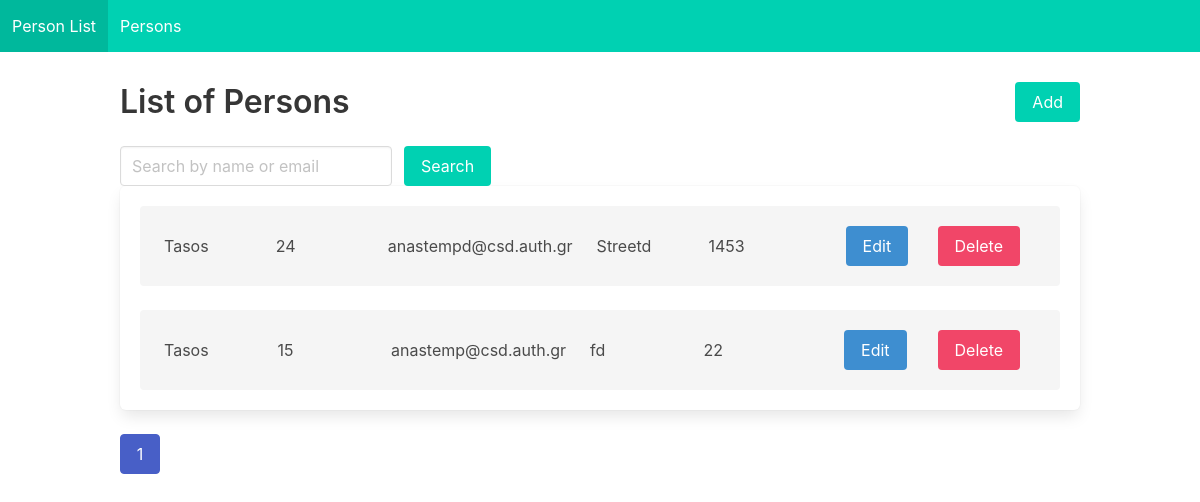
Before: /persons with the older database file.
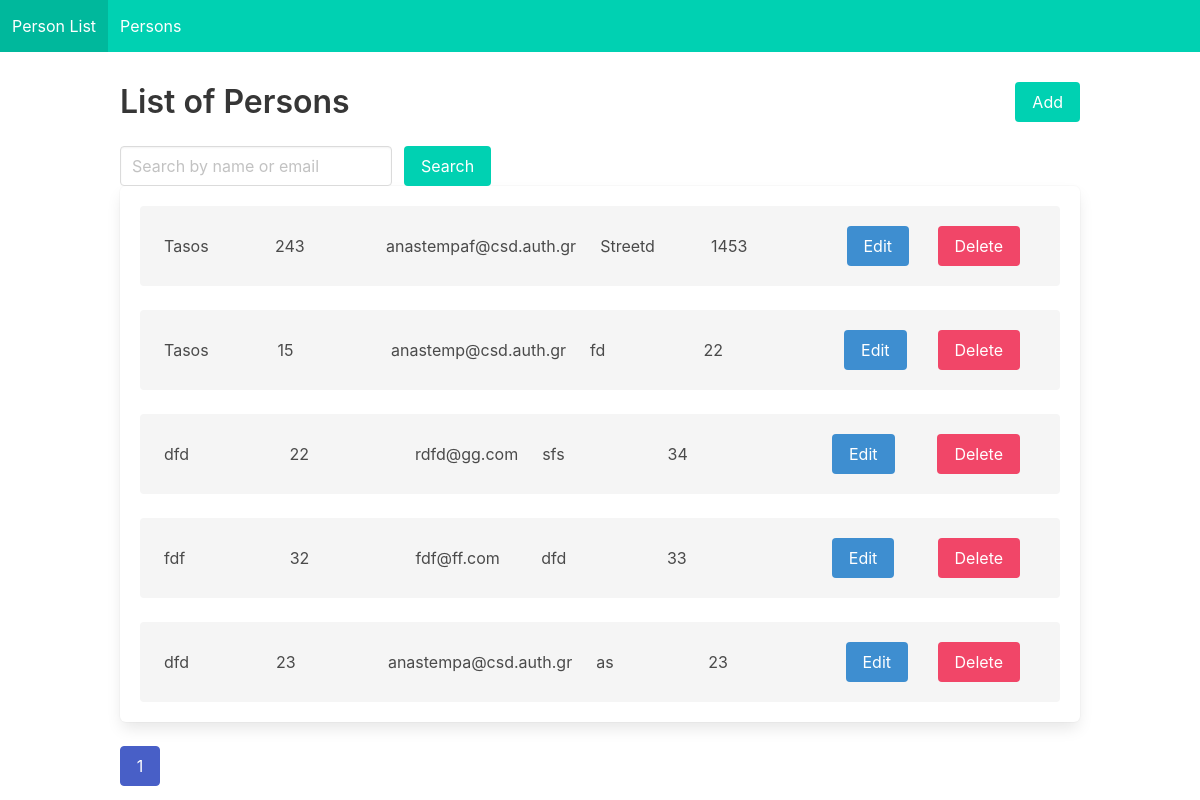
After: the same page with the newer database file.
### app/models.py (models this page shows, shortened)
class Person(db.Model):
    __tablename__ = 'person'
    id = db.Column(db.Integer, primary_key = True)
    name = db.Column(db.String(), nullable = False)
    age = db.Column(db.Integer(), nullable = False)
    email = db.Column(db.String(), unique=True, nullable = False)
    address_id = db.Column(db.Integer, db.ForeignKey('address.id', ondelete='CASCADE'), nullable=False)
    address = db.relationship('Address', backref='person', uselist=False, cascade="all,delete")

class Address(db.Model):
    __tablename__ = 'address'
    id = db.Column(db.Integer, primary_key=True)
    street_name = db.Column(db.String(), nullable=False)
    number = db.Column(db.Integer, nullable=False)

### app/routes.py (the view)
@app.route('/persons', methods=['GET'])
def get_persons_route():
	search_query = request.args.get('search', '') # get the search query from the request
	page = request.args.get('page', 1, type=int) # get the current page from the query parameters or default to 1
	per_page = 10 # set the number of items per page to 10
	persons = get_persons(page,per_page , search_query)
	return render_template('list_person.html', persons=persons)

### app/controllers.py (called while the page is built)
def get_persons(page=1, per_page=10, search_query=None):
    persons = Person.query.filter(or_(Person.name.ilike(f'%{search_query}%'), Person.email.ilike(f'%{search_query}%'))).paginate(page=page, per_page=per_page)
    return persons

### app/templates/list_person.html (shortened to what this page needs)
{% extends 'base.html' %}
{% block content %}
  <div class="columns is-vcentered">
    <div class="column">
      <h1 class="title">List of Persons</h1>
    </div>
    <div class="column is-narrow">
      <a href="{{ url_for('create_person_route') }}" class="button is-primary">Add</a>
    </div>
  </div>
  <form method="GET" action="{{ url_for('get_persons_route') }}">
    <div class="field is-grouped">
      <p class="control">
        <input class="input" type="text" name="search" placeholder="Search by name or email" value="{{ search_query }}">
      </p>
      <p class="control">
        <button class="button is-primary" type="submit">Search</button>
      </p>
    </div>
  </form>
  {% if persons.items %}
  <ul class="box">
    {% for person in persons.items %}
      <li class="notification">
        <div class="columns is-mobile is-vcentered">
          <div class="column">{{ person.name }}</div>
          <div class="column">{{ person.age }}</div>
          <div class="column">{{ person.email }}</div>
          <div class="column">{{ person.address.street_name }}</div>
          <div class="column">{{ person.address.number }}</div>
          <div class="column has-text-right">
            <a href="{{ url_for('update_person_route', person_id=person.id) }}">
              <button class="button is-info" type="submit">Edit</button>
            </a>
          </div>
          <div class="column has-text-right">
            <form method="POST" action="{{ url_for('delete_person_route', person_id=person.id) }}">
              <button class="button is-danger" type="submit">Delete</button>
            </form>
          </div>
        </div>
      </li>
    {% endfor %}
    {% else %}
    <p>No persons available.</p>
    {% endif %}
  </ul>
  <div class="pagination">
    <ul class="pagination-list">
      {% for page in persons.iter_pages() %}
        {% if page %}
          {% if page == persons.page %}
            <li><a class="pagination-link is-current">{{ page }}</a></li>
          {% else %}
            <li><a class="pagination-link" href="{{ url_for('get_persons_route', page=page) }}">{{ page }}</a></li>
          {% endif %}
        {% else %}
          <li><span class="pagination-ellipsis">&hellip;</span></li>
        {% endif %}
      {% endfor %}
    </ul>
  </div>
{% endblock %}

### app/templates/base.html (shortened to what this page needs)
<!DOCTYPE html>
<html>
<head>
    <link rel="stylesheet" href="https://cdn.jsdelivr.net/npm/bulma@0.9.3/css/bulma.min.css">
</head>
<body>
    <nav class="navbar is-primary" role="navigation" aria-label="main navigation">
        <div class="navbar-brand">
            <a class="navbar-item" href="#">
                Person List
            </a>
        </div>
        <div class="navbar-menu">
            <div class="navbar-start">
                <a class="navbar-item" href="{{ url_for('get_persons_route') }}">Persons</a>
            </div>
        </div>
    </nav>
    <div class="container" style="padding-top: 30px;">
        {% block content %}{% endblock %}
    </div>
</body>
</html>

Changed rows visible on the page:
changed Person "Streetd": age "24" → "243"; email "anastempd@csd.auth.gr" → "anastempaf@csd.auth.gr"
added Person: name "dfd", age "22", email "rdfd@gg.com", address.street_name "sfs", address.number "34"
added Person: name "fdf", age "32", email "fdf@ff.com", address.street_name "dfd", address.number "33"
added Person: name "dfd", age "23", email "anastempa@csd.auth.gr", address.street_name "as", address.number "23"
